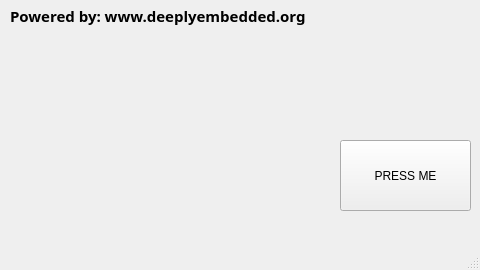
<?xml version="1.0" encoding="UTF-8"?>
<ui version="4.0">
 <class>MainWindow</class>
 <widget class="QMainWindow" name="MainWindow">
  <property name="geometry">
   <rect>
    <x>0</x>
    <y>0</y>
    <width>480</width>
    <height>270</height>
   </rect>
  </property>
  <property name="cursor">
   <cursorShape>BlankCursor</cursorShape>
  </property>
  <property name="windowTitle">
   <string>MainWindow</string>
  </property>
  <widget class="QWidget" name="centralWidget">
   <widget class="QLabel" name="label_intro">
    <property name="geometry">
     <rect>
      <x>10</x>
      <y>0</y>
      <width>321</width>
      <height>31</height>
     </rect>
    </property>
    <property name="font">
     <font>
      <family>Source Code Pro</family>
      <pointsize>11</pointsize>
      <weight>75</weight>
      <bold>true</bold>
     </font>
    </property>
    <property name="cursor">
     <cursorShape>BlankCursor</cursorShape>
    </property>
    <property name="text">
     <string>Powered by: www.deeplyembedded.org</string>
    </property>
    <property name="scaledContents">
     <bool>false</bool>
    </property>
   </widget>
   <widget class="QCustomPlot" name="CustomPlot" native="true">
    <property name="geometry">
     <rect>
      <x>10</x>
      <y>30</y>
      <width>321</width>
      <height>211</height>
     </rect>
    </property>
    <property name="cursor">
     <cursorShape>BlankCursor</cursorShape>
    </property>
   </widget>
   <widget class="QLabel" name="label_adc_data">
    <property name="geometry">
     <rect>
      <x>340</x>
      <y>30</y>
      <width>131</width>
      <height>31</height>
     </rect>
    </property>
    <property name="font">
     <font>
      <pointsize>27</pointsize>
      <italic>true</italic>
     </font>
    </property>
    <property name="cursor">
     <cursorShape>BlankCursor</cursorShape>
    </property>
    <property name="frameShape">
     <enum>QFrame::NoFrame</enum>
    </property>
    <property name="frameShadow">
     <enum>QFrame::Plain</enum>
    </property>
    <property name="text">
     <string/>
    </property>
   </widget>
   <widget class="QPushButton" name="pushButton">
    <property name="geometry">
     <rect>
      <x>340</x>
      <y>140</y>
      <width>131</width>
      <height>71</height>
     </rect>
    </property>
    <property name="cursor">
     <cursorShape>BlankCursor</cursorShape>
    </property>
    <property name="focusPolicy">
     <enum>Qt::NoFocus</enum>
    </property>
    <property name="text">
     <string>PRESS ME</string>
    </property>
   </widget>
   <widget class="QLabel" name="label_ty">
    <property name="geometry">
     <rect>
      <x>340</x>
      <y>80</y>
      <width>131</width>
      <height>41</height>
     </rect>
    </property>
    <property name="font">
     <font>
      <family>Century Schoolbook L</family>
      <pointsize>13</pointsize>
      <italic>true</italic>
     </font>
    </property>
    <property name="text">
     <string/>
    </property>
   </widget>
  </widget>
  <widget class="QStatusBar" name="statusBar"/>
 </widget>
 <layoutdefault spacing="6" margin="11"/>
 <customwidgets>
  <customwidget>
   <class>QCustomPlot</class>
   <extends>QWidget</extends>
   <header location="global">qcustomplot.h</header>
   <container>1</container>
  </customwidget>
 </customwidgets>
 <resources/>
 <connections/>
</ui>
